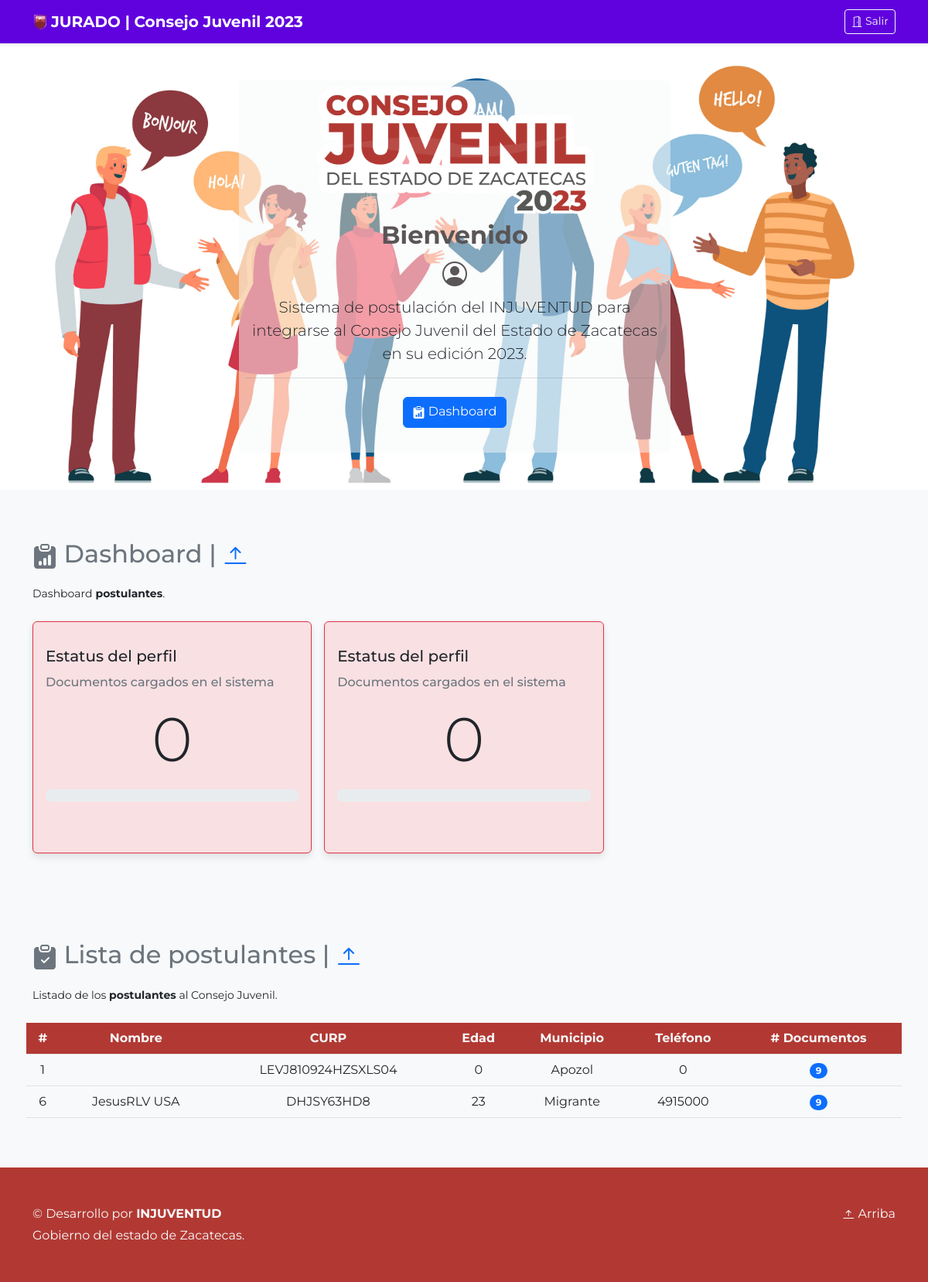
/sistema/jurado/index.php, run on the app's committed database.
### tables this page shows
CREATE TABLE `usr` (
  `id` int(11) NOT NULL,
  `usr` varchar(36) NOT NULL,
  `pwd` varchar(20) NOT NULL,
  `perfil` int(11) NOT NULL,
  `curp` varchar(18) DEFAULT NULL,
  `nombre` varchar(100) NOT NULL,
  `edad` int(11) NOT NULL,
  `municipio` int(11) DEFAULT NULL,
  `telefono` int(11) NOT NULL
);

CREATE TABLE `municipio` (
  `id` int(11) NOT NULL,
  `municipio` varchar(50) NOT NULL
);

### sistema/jurado/query/lista_postulantes_general.php (the view)
<?php
include('qc.php');
$sqlPostulantes ="SELECT * FROM usr WHERE perfil = 1 or perfil = 4";
$resultadoSQL = $conn->query($sqlPostulantes);
$x = 0;
while($rowSQL = $resultadoSQL->fetch_assoc()){
    $x++;
    $idDocs = $rowSQL['id'];
    $contador = "SELECT COUNT(documento) AS contar FROM documentos WHERE id_ext = '$idDocs'";
    $resultadoContar = $conn->query($contador);
    $rowContar = $resultadoContar -> fetch_assoc();
    $numero = $rowContar['contar'];
    if($numero == 9){
    echo'
    <tr>
        <td>'.$x.'</td>
        <td>'.$rowSQL['nombre'].'</td>
        <td>'.$rowSQL['curp'].'</td>
        <td>'.$rowSQL['edad'].'</td>';
        if(isset($rowSQL['municipio'])){
        $mun = $rowSQL['municipio'];
        $sqlMunicipio = "SELECT * FROM municipio WHERE id = '$mun'";
        $resultadoMunicipio = $conn -> query($sqlMunicipio);
        $rowMunicipio = $resultadoMunicipio->fetch_assoc();
        echo'
            <td>'.$rowMunicipio['municipio'].'</td>
            ';
        }else{
            echo'
            <td>Migrante</td>';
        }
    echo'
        <td>'.$rowSQL['telefono'].'</td>
        <td>
            <a href="listado_docs.php?id='.$rowSQL['id'].'">';
        if ($numero == 0){
            echo'
            <span class="badge rounded-pill text-bg-danger">
            ';
        }
        else if ($numero == 1 || $numero == 2 || $numero == 3 || $numero == 4 || $numero == 5 || $numero == 6 || $numero == 7 || $numero == 8){
            echo'
            <span class="badge rounded-pill text-bg-warning">
            ';
        }
        else if ($numero == 9){
            echo'
            <span class="badge rounded-pill text-bg-primary">
            ';
        }
            echo'
                '.$numero.'
            </span>
            </a>
        </td>
    </tr>
';
}
}
?>

### sistema/jurado/index.php (style rules this page uses)
body { font-family: 'Montserrat', sans-serif; }

### data on the page
usr: curp "LEVJ810924HZSXLS04", edad "0", municipio.municipio "Apozol", telefono "0", numero "9"
usr: nombre "JesusRLV USA", curp "DHJSY63HD8", edad "23", shows "Migrante", telefono "4915000", numero "9"
